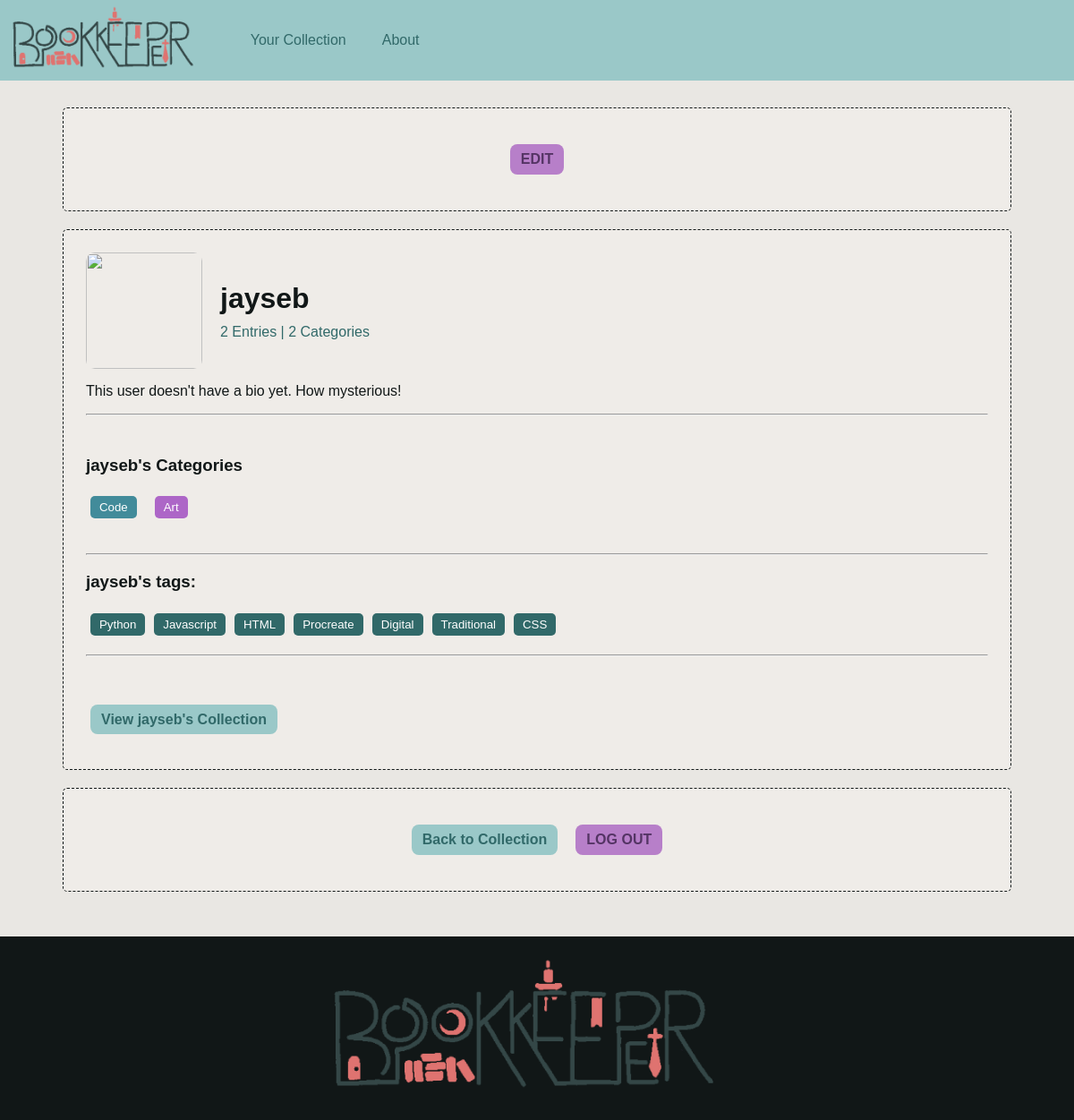
The app's page /jayseb (signed in) with its own data.
### app.py (models this page shows, shortened)
class User(db.Model):
    id=db.Column(db.Integer, primary_key=True)
    username=db.Column(db.String(20), unique=True, nullable=False)
    password_hash=db.Column(db.String(100), nullable=False)
    collection=db.Column(JSON)
    categories=db.Column(JSON)
    tags=db.Column(JSON)
    profile_info=db.Column(JSON)

### app.py (the view)
@app.route("/<string:username>", methods=["POST", "GET"])
def viewProfile(username:str):
    user = User.query.get(session["id"])
    if not user:
        return redirect("/")
    if request.method == "POST":
        for form_submission in request.form:
            profile.formPOST(user, request.form, form_submission)
        updateSessionFromUser(user)
        updateUserFromSession(user)
        db.session.commit()
    profile_subtitle = profile.getProfileSubtitle(user)
    return render_template(
            "profile.html",
            user=user,
            profile_subtitle=profile_subtitle
            )

### scripts/view_profile.py (called while the page is built)
    def getProfileSubtitle(self, user):
        category_count = len([i for i in user.categories.keys()])
        entry_count = len(user.collection)
        if category_count > 0:
            category_count -= 1
        if entry_count == 1:
            entry_subtitle = f"{entry_count} Entry "
        else:
            entry_subtitle = f"{entry_count} Entries "
        if category_count == 1:
            category_subtitle = f"| {category_count} Category"
        else:
            category_subtitle = f"| {category_count} Categories"
        profile_subtitle = entry_subtitle + category_subtitle
        return profile_subtitle

### templates/profile.html (shortened to what this page needs)
{% extends 'base.html' %}
{% block head %}
<link rel="stylesheet" href="../static/style.css">
{% endblock %}
{% block body %}
<div id="pageWrap">
        <div id="contentWrap">
            <div id="actionButtons1" class="actionButtons dashed-border">
                <a class="btn blueBtn" href="/collection">Back to Collection</a>
                <a class="btn purpleBtn" href="{{url_for('logout')}}">LOG OUT</a>
            </div>
            <div id="characterContent" class="dashed-border">
                <div id="titleAndIcon" class="row">
                    <img src="https://dl.dropboxusercontent.com/scl/fi/4ozl1wdskf3o46qmehk2o/putwr.jpg?rlkey=iebhl5zm4qaqzoj33705adhot&st=lpcmv26j&dl=0">
                    <div>
                        <h1>{{user.username}}</h1>
                        <p style="color:#316969;">{{profile_subtitle}}</p>
                    </div>
                </div>
                <p id="currentBio">{{user.profile_info['bio'] | safe }}</p>
                <hr>
                <br>
                <div class="profileCategoryListWrap">
                    <div>
                        <h3>{{user.username}}'s Categories</h3>
                    </div>
                    <div class="row">
                        <form action="/{{user.username}}" method="POST" name="deleteCategoryForm" id="deleteCategoryForm">
                        {% if user.categories | length > 1 %}
                            <div class="row">
                                {% for category in user.categories.items() %}
                                    {% if category[0] != "Unsorted" %}
                                    <div id="{{category[0]}}" class="categoryTagWrap">
                                        <div class="categoryTag">
                                                <h5
                                                style= "background-color:{{category[1]}};
                                                        color:#ffffff;">
                                                    {{category[0]}}
                                                </h5>
                                        </div>
                                    </div>
                                    {% endif %}
                                {% endfor %}
                            </div>
                        {% else %}
                            <p id="nocategories">No categories.</p>
                        {% endif %}
                        </form>
                    </div>
                </div>
                <hr>
                <h3>{{user.username}}'s tags:</h3>
                <div id="userTagWrap">
                    <form action="/{{user.username}}" method="POST" name="deleteTagForm" id="deleteTagForm">
                        {% if user.tags | length > 0 %}
                        <div class="row">
                            {% for tag in user.tags %}
                            <div class="categoryTag">
                                    <h5
                                    style= "background-color:#316969;
                                            color:#ffffff;">
                                        {{tag}}
                                    </h5>
                            </div>
                            {% endfor %}
                        </div>
                        {% else %}
                        <p id ="notags">No tags.</p>
                        {% endif %}
                    </form>
                </div>
                <hr>
                <br><br><br>
                <a class="btn blueBtn" href="/collection">View {{user.username}}'s Collection</a>
                <br><br><br>
            </div>
            <div id="actionButtons2" class="actionButtons dashed-border">
                <span>
                    <a class="btn purpleBtn" id="editProfileBtn" onclick="switchToEditMode()">EDIT</a>
                </span>
            </div>
        </div>
    </div>
{% endblock %}

### static/style.css (style rules this page uses)
a { text-decoration: none; }
img { object-fit: cover; }
.row { display: flex; flex-direction: row; flex-wrap: wrap; align-items: center; }
.btn { text-decoration: none; transition: 0.3s ease; padding: 8px 12px; border-radius: 8px; text-align: center; border: none; font-weight: bold; margin: 5px; }
.blueBtn { background-color: #9ac8c8; color:#316969 }
.purpleBtn { background-color: #b77fc9; color: #543464 }
#titleAndIcon { display: flex; margin: 15px 0px; }
#titleAndIcon img { width: 130px; height: 130px; object-fit: cover; border-radius: 10px; }
#titleAndIcon div { margin: 10px 20px; text-align: left; }
#titleAndIcon h1, #titleAndIcon p { margin: 10px 0px; }
#contentWrap { display: flex; justify-self: center; width: 1200px; max-width: 90%; margin-top: 20px; }
.dashed-border { border: dashed 1px #111717; padding: 10px 25px; margin: 10px; background-color: #efece8; border-radius: 5px; }
#characterContent { flex-basis: 70%; }
.actionButtons { padding: 30px; display: flex; flex-direction: column; justify-content: space-between; flex-basis: 15%; flex-wrap: wrap; }
.actionButtons span { display: flex; flex-direction: column; }
.actionButtons .btn { margin: 10px; }
@media (max-aspect-ratio: 4/3) { #contentWrap { flex-direction: column-reverse; width: 90vw; } }
@media (max-aspect-ratio: 4/3) { .actionButtons { flex-direction: row; justify-content: center; } }
@media (max-aspect-ratio: 4/3) { .actionButtons span { flex-direction: row; justify-content: center; } }
.categoryTag { display: flex; margin: 5px; }
.categoryTag h5 { padding: 5px 10px; border-radius: 5px; font-weight: 200; text-align: center; }
#deleteCategoryForm .categoryTag h5, #deleteTagForm .categoryTag h5 { margin: 0 auto; }
.categoryTagWrap { margin-right: 10px; margin-bottom: 10px; }

### records on screen
User: username "jayseb", profile_info.bio "This user doesn't have a bio yet. How mysterious!"

### other values on screen
{{ profile_subtitle }} "2 Entries | 2 Categories"
{{ category[0] }} "Code" "Art"
{{ tag }} "Python" "Javascript" "HTML" "Procreate" "Digital" "Traditional" "CSS"
